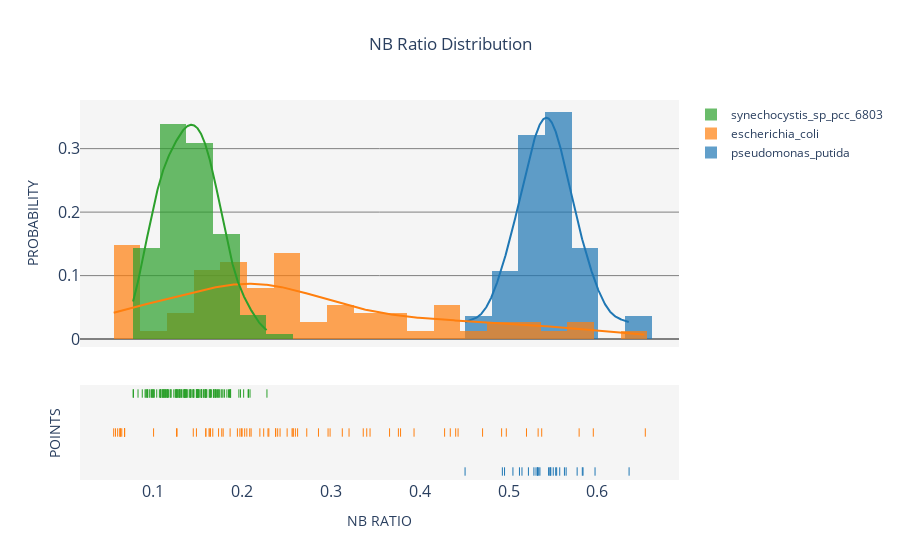

Source (notebook cell):
### Code cell
hist_data = []
hist_labels = []

for species in similar_conditions_ratios_df.Species.unique():
    hist_labels.append(species)
    hist_data.append(similar_conditions_ratios_df.loc[similar_conditions_ratios_df['Species']==species]['NB_Ratio'])
    
# Create distplot with custom bin_size
fig = ff.create_distplot(hist_data, hist_labels, bin_size=.03, histnorm='probability')

fig.update_layout(
    title=dict(text='NB Ratio Distribution', x=0.5),
    paper_bgcolor='rgba(255,255,255,0)',
    plot_bgcolor='rgba(245,245,245,1)',
    xaxis=dict(title='NB RATIO', tickfont=dict(size=16)),
    yaxis=dict(title='PROBABILITY', gridcolor='grey', zerolinecolor='grey', tickfont=dict(size=16)),
    yaxis2=dict(title='POINTS', gridcolor='rgba(255,255,255,0)')
)
fig.show()
fig.write_image('NB_ratio_distribution_ecoli_putida.svg')

### Figure 1 — Plotly figure (JSON) as saved in the notebook; plotly's stock layout.template omitted (floating-point values rounded to 4 significant figures; data arrays with more than 128 entries replaced by an {"elided": "..."} marker saying what was removed)
{"data": [{"autobinx": false, "histnorm": "probability", "legendgroup": "pseudomonas_putida", "marker": {"color": "rgb(31, 119, 180)"}, "name": "pseudomonas_putida", "opacity": 0.7, "type": "histogram", "x": [0.5123, 0.5152, 0.5503, 0.5629, 0.5353, 0.5326, 0.6356, 0.5648, 0.5542, 0.5531, 0.5224, 0.4955, 0.5772, 0.5576, 0.583, 0.531, 0.5973, 0.5838, 0.5451, 0.5476, 0.5467, 0.505, 0.5328, 0.534, 0.5468, 0.4511, 0.4931, 0.5286], "xaxis": "x", "xbins": {"end": 0.6356, "size": 0.03, "start": 0.4511}, "yaxis": "y"}, {"autobinx": false, "histnorm": "probability", "legendgroup": "escherichia_coli", "marker": {"color": "rgb(255, 127, 14)"}, "name": "escherichia_coli", "opacity": 0.7, "type": "histogram", "x": [0.2004, 0.3207, 0.2731, 0.1775, 0.2404, 0.2971, 0.3406, 0.3786, 0.06308, 0.1951, 0.5333, 0.5202, 0.4345, 0.149, 0.1791, 0.2204, 0.2105, 0.2295, 0.05797, 0.1596, 0.238, 0.2579, 0.209, 0.1455, 0.1596, 0.1266, 0.1272, 0.06818, 0.1641, 0.1632, 0.1674, 0.1008, 0.2057, 0.2382, 0.2247, 0.06818, 0.1979, 0.2603, 0.2993, 0.2566, 0.2577, 0.2431, 0.06045, 0.2033, 0.251, 0.2863, 0.2628, 0.3131, 0.06818, 0.1869, 0.3662, 0.3762, 0.4433, 0.06297, 0.1996, 0.3367, 0.3938, 0.3443, 0.06373, 0.06506, 0.05598, 0.06818, 0.1739, 0.2305, 0.1648, 0.5373, 0.4922, 0.4708, 0.5954, 0.6538, 0.5794, 0.4406, 0.4975, 0.4281], "xaxis": "x", "xbins": {"end": 0.6538, "size": 0.03, "start": 0.05598}, "yaxis": "y"}, {"autobinx": false, "histnorm": "probability", "legendgroup": "synechocystis_sp_pcc_6803", "marker": {"color": "rgb(44, 160, 44)"}, "name": "synechocystis_sp_pcc_6803", "opacity": 0.7, "type": "histogram", "x": {"elided": "133 float values"}, "xaxis": "x", "xbins": {"end": 0.2283, "size": 0.03, "start": 0.0778}, "yaxis": "y"}, {"legendgroup": "pseudomonas_putida", "marker": {"color": "rgb(31, 119, 180)"}, "mode": "lines", "name": "pseudomonas_putida", "showlegend": false, "type": "scatter", "x": {"elided": "500 float values"}, "xaxis": "x", "y": {"elided": "500 float values"}, "yaxis": "y"}, {"legendgroup": "escherichia_coli", "marker": {"color": "rgb(255, 127, 14)"}, "mode": "lines", "name": "escherichia_coli", "showlegend": false, "type": "scatter", "x": {"elided": "500 float values"}, "xaxis": "x", "y": {"elided": "500 float values"}, "yaxis": "y"}, {"legendgroup": "synechocystis_sp_pcc_6803", "marker": {"color": "rgb(44, 160, 44)"}, "mode": "lines", "name": "synechocystis_sp_pcc_6803", "showlegend": false, "type": "scatter", "x": {"elided": "500 float values"}, "xaxis": "x", "y": {"elided": "500 float values"}, "yaxis": "y"}, {"legendgroup": "pseudomonas_putida", "marker": {"color": "rgb(31, 119, 180)", "symbol": "line-ns-open"}, "mode": "markers", "name": "pseudomonas_putida", "showlegend": false, "type": "scatter", "x": [0.5123, 0.5152, 0.5503, 0.5629, 0.5353, 0.5326, 0.6356, 0.5648, 0.5542, 0.5531, 0.5224, 0.4955, 0.5772, 0.5576, 0.583, 0.531, 0.5973, 0.5838, 0.5451, 0.5476, 0.5467, 0.505, 0.5328, 0.534, 0.5468, 0.4511, 0.4931, 0.5286], "xaxis": "x", "y": ["pseudomonas_putida", "pseudomonas_putida", "pseudomonas_putida", "pseudomonas_putida", "pseudomonas_putida", "pseudomonas_putida", "pseudomonas_putida", "pseudomonas_putida", "pseudomonas_putida", "pseudomonas_putida", "pseudomonas_putida", "pseudomonas_putida", "pseudomonas_putida", "pseudomonas_putida", "pseudomonas_putida", "pseudomonas_putida", "pseudomonas_putida", "pseudomonas_putida", "pseudomonas_putida", "pseudomonas_putida", "pseudomonas_putida", "pseudomonas_putida", "pseudomonas_putida", "pseudomonas_putida", "pseudomonas_putida", "pseudomonas_putida", "pseudomonas_putida", "pseudomonas_putida"], "yaxis": "y2"}, {"legendgroup": "escherichia_coli", "marker": {"color": "rgb(255, 127, 14)", "symbol": "line-ns-open"}, "mode": "markers", "name": "escherichia_coli", "showlegend": false, "type": "scatter", "x": [0.2004, 0.3207, 0.2731, 0.1775, 0.2404, 0.2971, 0.3406, 0.3786, 0.06308, 0.1951, 0.5333, 0.5202, 0.4345, 0.149, 0.1791, 0.2204, 0.2105, 0.2295, 0.05797, 0.1596, 0.238, 0.2579, 0.209, 0.1455, 0.1596, 0.1266, 0.1272, 0.06818, 0.1641, 0.1632, 0.1674, 0.1008, 0.2057, 0.2382, 0.2247, 0.06818, 0.1979, 0.2603, 0.2993, 0.2566, 0.2577, 0.2431, 0.06045, 0.2033, 0.251, 0.2863, 0.2628, 0.3131, 0.06818, 0.1869, 0.3662, 0.3762, 0.4433, 0.06297, 0.1996, 0.3367, 0.3938, 0.3443, 0.06373, 0.06506, 0.05598, 0.06818, 0.1739, 0.2305, 0.1648, 0.5373, 0.4922, 0.4708, 0.5954, 0.6538, 0.5794, 0.4406, 0.4975, 0.4281], "xaxis": "x", "y": ["escherichia_coli", "escherichia_coli", "escherichia_coli", "escherichia_coli", "escherichia_coli", "escherichia_coli", "escherichia_coli", "escherichia_coli", "escherichia_coli", "escherichia_coli", "escherichia_coli", "escherichia_coli", "escherichia_coli", "escherichia_coli", "escherichia_coli", "escherichia_coli", "escherichia_coli", "escherichia_coli", "escherichia_coli", "escherichia_coli", "escherichia_coli", "escherichia_coli", "escherichia_coli", "escherichia_coli", "escherichia_coli", "escherichia_coli", "escherichia_coli", "escherichia_coli", "escherichia_coli", "escherichia_coli", "escherichia_coli", "escherichia_coli", "escherichia_coli", "escherichia_coli", "escherichia_coli", "escherichia_coli", "escherichia_coli", "escherichia_coli", "escherichia_coli", "escherichia_coli", "escherichia_coli", "escherichia_coli", "escherichia_coli", "escherichia_coli", "escherichia_coli", "escherichia_coli", "escherichia_coli", "escherichia_coli", "escherichia_coli", "escherichia_coli", "escherichia_coli", "escherichia_coli", "escherichia_coli", "escherichia_coli", "escherichia_coli", "escherichia_coli", "escherichia_coli", "escherichia_coli", "escherichia_coli", "escherichia_coli", "escherichia_coli", "escherichia_coli", "escherichia_coli", "escherichia_coli", "escherichia_coli", "escherichia_coli", "escherichia_coli", "escherichia_coli", "escherichia_coli", "escherichia_coli", "escherichia_coli", "escherichia_coli", "escherichia_coli", "escherichia_coli"], "yaxis": "y2"}, {"legendgroup": "synechocystis_sp_pcc_6803", "marker": {"color": "rgb(44, 160, 44)", "symbol": "line-ns-open"}, "mode": "markers", "name": "synechocystis_sp_pcc_6803", "showlegend": false, "type": "scatter", "x": {"elided": "133 float values"}, "xaxis": "x", "y": {"elided": "133 str values"}, "yaxis": "y2"}], "layout": {"barmode": "overlay", "hovermode": "closest", "legend": {"traceorder": "reversed"}, "paper_bgcolor": "rgba(255,255,255,0)", "plot_bgcolor": "rgba(245,245,245,1)", "title": {"text": "NB Ratio Distribution", "x": 0.5}, "xaxis": {"anchor": "y2", "domain": [0, 1], "tickfont": {"size": 16}, "title": {"text": "NB RATIO"}, "zeroline": false}, "yaxis": {"anchor": "free", "domain": [0.35, 1], "gridcolor": "grey", "position": 0, "tickfont": {"size": 16}, "title": {"text": "PROBABILITY"}, "zerolinecolor": "grey"}, "yaxis2": {"anchor": "x", "domain": [0, 0.25], "dtick": 1, "gridcolor": "rgba(255,255,255,0)", "showticklabels": false, "title": {"text": "POINTS"}}}}
